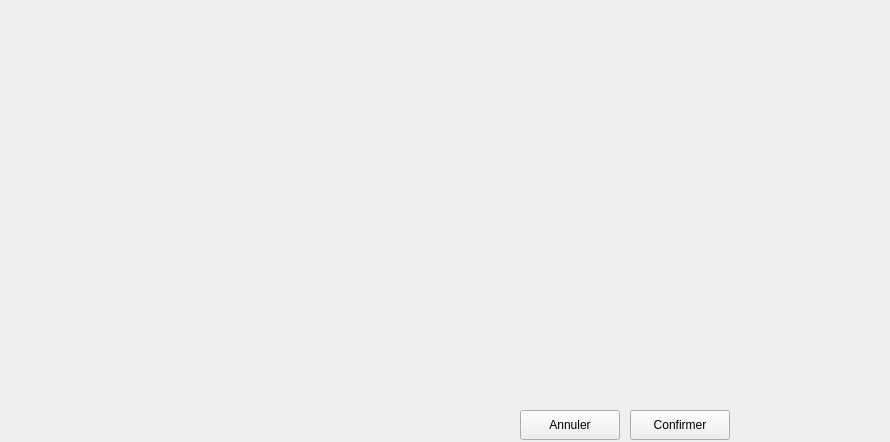
      <widget class="QWidget" name="page_4">
       <property name="geometry">
        <rect>
         <x>0</x>
         <y>0</y>
         <width>890</width>
         <height>442</height>
        </rect>
       </property>
       <attribute name="label">
        <string>Ajouter un nouveau Lecteur</string>
       </attribute>
       <widget class="QPushButton" name="btAnnulerPersAdd_2">
        <property name="geometry">
         <rect>
          <x>520</x>
          <y>410</y>
          <width>100</width>
          <height>30</height>
         </rect>
        </property>
        <property name="text">
         <string>Annuler</string>
        </property>
        <property name="icon">
         <iconset>
          <normaloff>ressources/ButtonClose.png</normaloff>ressources/ButtonClose.png</iconset>
        </property>
       </widget>
       <widget class="QPushButton" name="btOkPersAdd_2">
        <property name="geometry">
         <rect>
          <x>630</x>
          <y>410</y>
          <width>100</width>
          <height>30</height>
         </rect>
        </property>
        <property name="text">
         <string>Confirmer</string>
        </property>
        <property name="icon">
         <iconset>
          <normaloff>ressources/bt_ok.png</normaloff>ressources/bt_ok.png</iconset>
        </property>
       </widget>
       <widget class="QLabel" name="label_191">
        <property name="geometry">
         <rect>
          <x>840</x>
          <y>0</y>
          <width>51</width>
          <height>51</height>
         </rect>
        </property>
        <property name="text">
         <string/>
        </property>
        <property name="pixmap">
         <pixmap>ressources/new.png</pixmap>
        </property>
       </widget>
      </widget>
